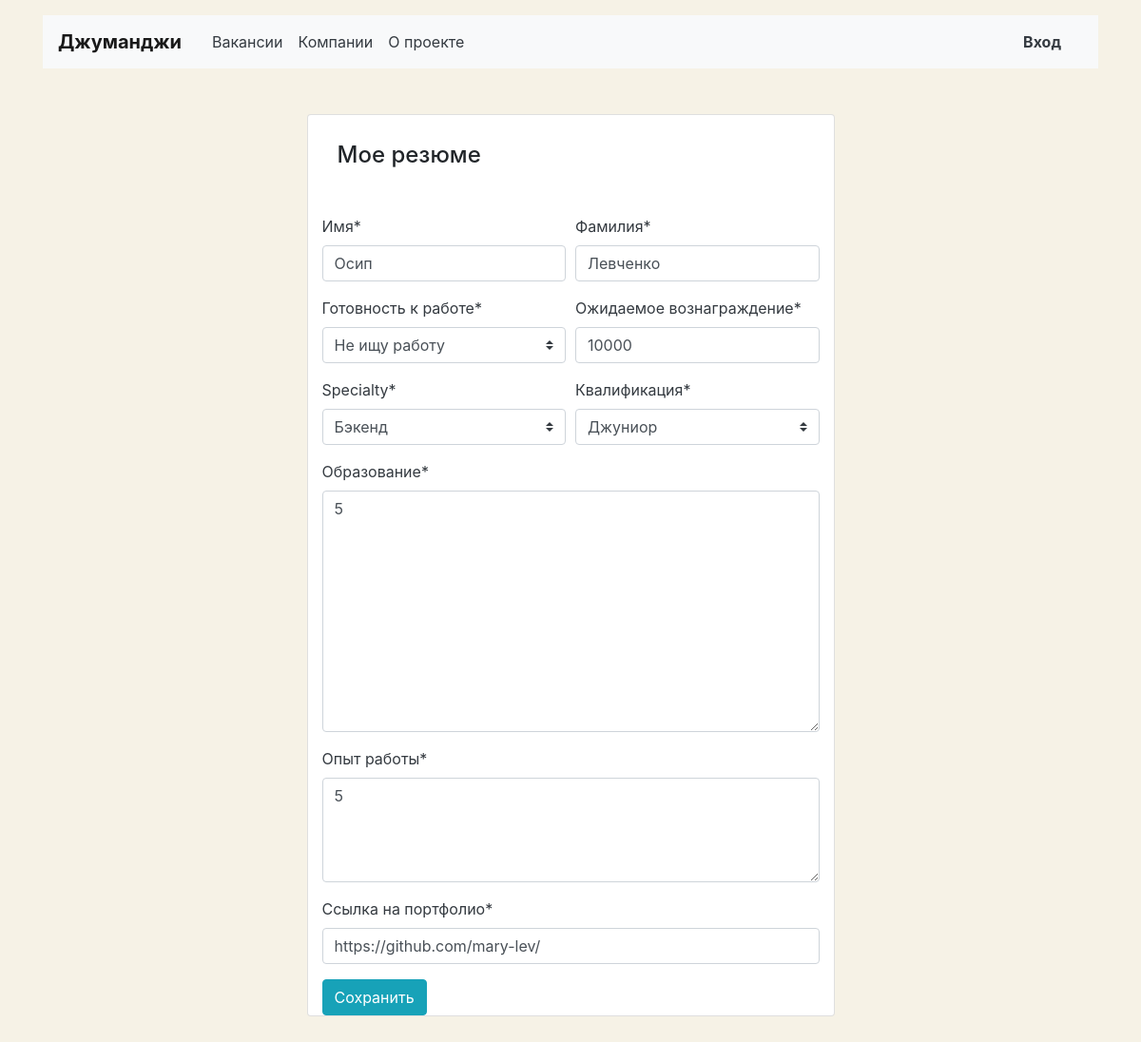
/resume-edit/1/, run on the app's committed database.
### vacancies/models.py (models this page shows)
class Resume(models.Model):
    STATUS_CHOICES = (
        ('1', 'Не ищу работу'),
        ('2', 'Рассматриваю предложения'),
        ('3', 'Ищу работу'),
        )
    GRADE_CHOICES = (
        ('1', 'Стажер'),
        ('2', 'Джуниор'),
        ('3', 'Миддл'),
        ('4', 'Синьор'),
        ('5', 'Лид'),
        )
    user = models.ForeignKey(User, related_name='resumes', on_delete=models.CASCADE)
    name = models.CharField(max_length=20, verbose_name='Имя')
    surname = models.CharField(max_length=30, verbose_name='Фамилия')
    status = models.CharField(
        max_length=1,
        choices=STATUS_CHOICES,
        verbose_name='Готовность к работе')
    salary = models.IntegerField(verbose_name='Ожидаемое вознаграждение')
    specialty = models.ForeignKey(Specialty, related_name='resumes', on_delete=models.CASCADE)
    grade = models.CharField(max_length=1, choices=GRADE_CHOICES, verbose_name='Квалификация')
    education = models.TextField(verbose_name='Образование')
    experience = models.TextField(verbose_name='Опыт работы')
    portfolio = models.CharField(max_length=100, verbose_name='Ссылка на портфолио')

### vacancies/views.py (the view, shortened to what this page needs)
# urls.py: path('resume-edit/<int:pk>/', views.ResumeUpdateView.as_view(), name='resume-edit'),
class ResumeUpdateView(UpdateView):
    model = Resume
    template_name = 'resume-edit.html'
    form_class = ResumeForm

### vacancies/models.py (called while the page is built)
    def __str__(self):
        return self.title

### templates/resume-edit.html (shortened to what this page needs)
{% extends 'personal_base.html' %}
{% block content %}
{% load crispy_forms_tags %}
  <main class="container mt-3 pb-5">
    <section class="col-12 col-lg-6 offset-lg-3 mt-5 card">
      <div class="card-body px-3 pb-4">
        <h1 class="h4 pt-2 pb-3">{% if resume %}Мое резюме{% else %}Создать резюме{% endif %}</h1>
        </div>
      {% crispy form %}
    </section>
  </main>
 {% endblock %}

### templates/personal_header.html (style rules this page uses)
body { background-color: #F6F2E6; }

### data on the page
Resume: name "Осип", surname "Левченко", status "Не ищу работу", salary "10000", specialty "Бэкенд", grade "Джуниор", education "5", experience "5", portfolio "https://github.com/mary-lev/"
